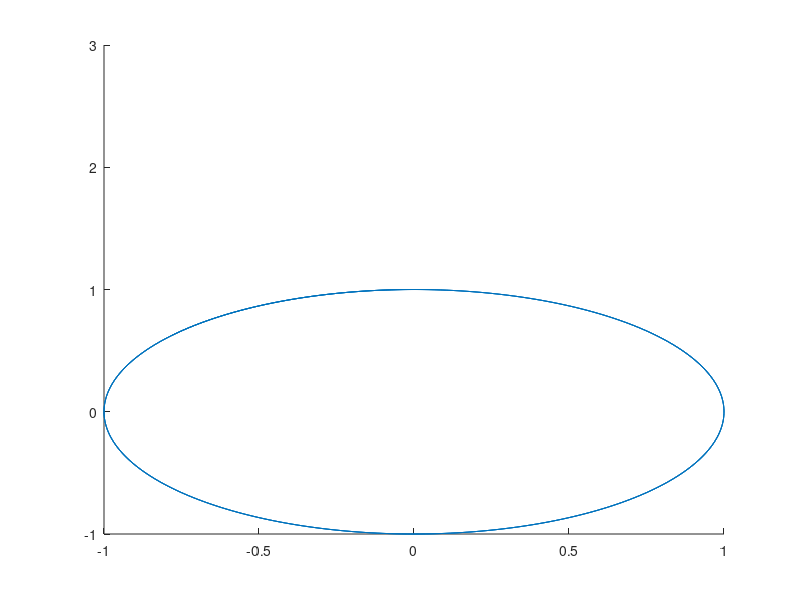

The MATLAB script that drew this image: (Note: this script raises an error after producing the figure.)
sigma1 = [0 1;1 0];   
sigma2 = [0 complex(0,-1);complex(0,1) 0];
sigma3 = [1 0;0 -1];

% gamma = 0;
% K = sigma1 -complex(0,1)*gamma*sigma3;
% [vec, val] = eig(K);
% vecr1 = vec(:,1);
% vecr2 = vec(:,2);
vecr1 = [1 0]';
vecr2 = [0 1]';

N=1000;
h = 0.01;
gamma1 = 0.5; 

ts = zeros(N,1);
ti = 7;
tf = 8;
dist = zeros(N-1,1);
rx = 0;
rz = 0; 
ry = sqrt(1-rx^2-rz^2);
rho = 0.5*(eye(2) + rx*sigma1 + ry*sigma2 + rz*sigma3);
rho_0 = rho;
coord =zeros([N 3]);
coord(1,1) = trace(rho*sigma1);
coord(1,2) = trace(rho*sigma2);
coord(1,3) = trace(rho*sigma3);
dist_from_start = zeros(N,1);
prob_first_eigenval(1,1) = trace(vecr1'*rho*vecr1);
%prob_first_eigenval(1,1) = vecr1'*rho*vecr1 + (vecr1'*rho*vecr2)*(vecr1'*vecr2) + (vecr2'*vecr1)*(vecr1'*rho*vecr1)*(vecr2'*vecr1) + (vecr2'*vecr1)*(vecr1'*rho*vecr2);
prob_second_eigenval(1,1) = trace(vecr2'*rho*vecr2);
initial_state_prob(1,1) = trace(rho*rho); 
final_state_prob(1,1) = trace(rho*(eye(2)-rho)); 

for i = 2:N
    ts(i,1) = h*(i-1);
    p1 = sqrt(1-(gamma1^2/2)*(tanh(gamma1*(ts(i)-ti))-tanh(gamma1*(ts(i)-tf))));
    H = p1*[1 0;0 -1];
    disp(p1)

%         p2 = sqrt(gamma^2 - 1);
%         beta = 2*(p2*sqrt(2*gamma*(gamma-p2))+gamma*(gamma+p2));
%         p2 = complex(0,1)*p2;
%         H = [p2 beta;0 -p2];
        %H = [-p2 0;-beta p2];
    M = expm(-complex(0,1)*H*h)*rho*expm(complex(0,1)*H'*h);
    rho_t = M/trace(M);
    coord(i,1) = trace(rho_t*sigma1);
    coord(i,2) = trace(rho_t*sigma2);
    coord(i,3) = trace(rho_t*sigma3);
    dist(i-1,1) = acos(coord(i-1,1)*coord(i,1) + coord(i-1,2)*coord(i,2) + coord(i-1,3)*coord(i,3));
    dist_from_start(i,1) = acos(rx*coord(i,1) + ry*coord(i,2) + rz*coord(i,3));
    initial_state_prob(1,i) = trace(rho_t*rho_0);
    final_state_prob(1,i) = trace(rho_t*(eye(2)-rho_0));
        %prob_first_eigenval(1,i) = vecr1'*rho*vecr1 + (vecr1'*rho*vecr2)*(vecr1'*vecr2) + (vecr2'*vecr1)*(vecr1'*rho*vecr1)*(vecr2'*vecr1) + (vecr2'*vecr1)*(vecr1'*rho*vecr2);
    prob_first_eigenval(1,i) = trace(vecr1'*rho_t*vecr1);
    prob_second_eigenval(1,i) = trace(vecr2'*rho_t*vecr2);
    rho = rho_t;

%     if j>2 && dist(i-1,1)/h <10^(-2)
%       break 
%     end
end

% 
figure;
hold on
plot3(coord(:,1), coord(:,2), coord(:,3),linewidth =3 , color='blue')
% plot3(fixed_points(1,1),fixed_points(2,1), fixed_points(3,1), '.', MarkerSize=22, Color='red')
% plot3(fixed_points(4,1),fixed_points(5,1), fixed_points(6,1), '.', MarkerSize=22, Color='red')
[X,Y,Z] = sphere;
surf(X, Y,Z, FaceColor="none", EdgeLighting="flat")
hold off

figure;
hold on
plot(ts(2:end,1), dist(:,1)/h, LineWidth=2)
legend("\gamma = "+gamma1)
xlabel("t")
ylabel("speed")

figure;
hold on
plot(ts,initial_state_prob, LineWidth=1.5)
plot(ts, final_state_prob, LineWidth=1.5)
plot([ti ti],[0 1],Color='black')
plot([tf tf],[0 1], Color='black')
xlabel("t")
ylabel("Probability")
legend("Probability of being in the initial state", "Probability of being in the orthogonal state")
title("r_x ="+ rx + " r_y = "+ry)
hold off
% hold off
% figure;
% hold on
% plot(ts(:,1), dist_from_start(:,1), LineWidth=1.5)
% legend("r_x = "+rx)
% xlabel("t")
% ylabel("distance")
% title("\gamma = "+gamma1)
% hold off